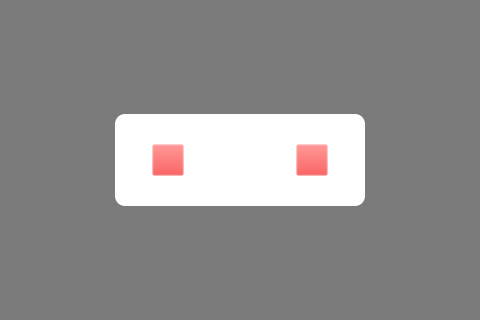
<?xml version="1.0" encoding="UTF-8"?>
<ui version="4.0">
 <class>PoweroffDialog</class>
 <widget class="QWidget" name="PoweroffDialog">
  <property name="geometry">
   <rect>
    <x>0</x>
    <y>0</y>
    <width>480</width>
    <height>320</height>
   </rect>
  </property>
  <property name="windowTitle">
   <string>Form</string>
  </property>
  <property name="styleSheet">
   <string notr="true">QPushButton#button_accept {
	border-image: url(:/res/icons/ic_poweroff.png);
	max-width: 30px;
	min-width: 30px;	
	max-height: 30px;
	min-height: 30px;
}

QPushButton#button_reject {
	border-image: url(:/res/icons/ic_cancel.png);
	max-width: 30px;
	min-width: 30px;	
	max-height: 30px;
	min-height: 30px;
}

QFrame#frame {
	background-color: rgb(255, 255, 255);
	border-radius: 10px;
	max-width: 250px;
	min-width: 250px;	
	max-height: 92px;
	min-height: 92px;
}

QWidget#widget {
	background-color: rgba(43, 43,  43, 150);
}

</string>
  </property>
  <layout class="QVBoxLayout" name="verticalLayout_2">
   <property name="spacing">
    <number>0</number>
   </property>
   <property name="leftMargin">
    <number>0</number>
   </property>
   <property name="topMargin">
    <number>0</number>
   </property>
   <property name="rightMargin">
    <number>0</number>
   </property>
   <property name="bottomMargin">
    <number>0</number>
   </property>
   <item>
    <widget class="QWidget" name="widget" native="true">
     <layout class="QGridLayout" name="gridLayout" rowstretch="114,92,0,0,114" columnstretch="115,0,250,115">
      <property name="leftMargin">
       <number>0</number>
      </property>
      <property name="topMargin">
       <number>0</number>
      </property>
      <property name="rightMargin">
       <number>0</number>
      </property>
      <property name="bottomMargin">
       <number>0</number>
      </property>
      <property name="spacing">
       <number>0</number>
      </property>
      <item row="0" column="2">
       <spacer name="verticalSpacer">
        <property name="orientation">
         <enum>Qt::Vertical</enum>
        </property>
        <property name="sizeHint" stdset="0">
         <size>
          <width>20</width>
          <height>139</height>
         </size>
        </property>
       </spacer>
      </item>
      <item row="4" column="2">
       <spacer name="verticalSpacer_4">
        <property name="orientation">
         <enum>Qt::Vertical</enum>
        </property>
        <property name="sizeHint" stdset="0">
         <size>
          <width>20</width>
          <height>138</height>
         </size>
        </property>
       </spacer>
      </item>
      <item row="1" column="2">
       <widget class="QFrame" name="frame">
        <property name="minimumSize">
         <size>
          <width>0</width>
          <height>0</height>
         </size>
        </property>
        <property name="maximumSize">
         <size>
          <width>16777215</width>
          <height>16777215</height>
         </size>
        </property>
        <property name="frameShape">
         <enum>QFrame::StyledPanel</enum>
        </property>
        <property name="frameShadow">
         <enum>QFrame::Raised</enum>
        </property>
        <layout class="QVBoxLayout" name="verticalLayout">
         <item>
          <widget class="QFrame" name="frame_2">
           <property name="styleSheet">
            <string notr="true">border-color: rgba(0,0,0,0);
background-color: rgba(239, 41, 41,0);</string>
           </property>
           <property name="frameShape">
            <enum>QFrame::StyledPanel</enum>
           </property>
           <property name="frameShadow">
            <enum>QFrame::Raised</enum>
           </property>
           <layout class="QHBoxLayout" name="horizontalLayout_3" stretch="29,30,118,30,29">
            <property name="spacing">
             <number>0</number>
            </property>
            <property name="leftMargin">
             <number>0</number>
            </property>
            <property name="topMargin">
             <number>0</number>
            </property>
            <property name="rightMargin">
             <number>0</number>
            </property>
            <property name="bottomMargin">
             <number>0</number>
            </property>
            <item>
             <spacer name="horizontalSpacer">
              <property name="orientation">
               <enum>Qt::Horizontal</enum>
              </property>
              <property name="sizeHint" stdset="0">
               <size>
                <width>40</width>
                <height>20</height>
               </size>
              </property>
             </spacer>
            </item>
            <item>
             <widget class="QPushButton" name="button_accept">
              <property name="minimumSize">
               <size>
                <width>30</width>
                <height>30</height>
               </size>
              </property>
              <property name="maximumSize">
               <size>
                <width>30</width>
                <height>30</height>
               </size>
              </property>
              <property name="text">
               <string/>
              </property>
             </widget>
            </item>
            <item>
             <spacer name="horizontalSpacer_2">
              <property name="orientation">
               <enum>Qt::Horizontal</enum>
              </property>
              <property name="sizeHint" stdset="0">
               <size>
                <width>167</width>
                <height>20</height>
               </size>
              </property>
             </spacer>
            </item>
            <item>
             <widget class="QPushButton" name="button_reject">
              <property name="minimumSize">
               <size>
                <width>30</width>
                <height>30</height>
               </size>
              </property>
              <property name="maximumSize">
               <size>
                <width>30</width>
                <height>30</height>
               </size>
              </property>
              <property name="text">
               <string/>
              </property>
             </widget>
            </item>
            <item>
             <spacer name="horizontalSpacer_3">
              <property name="orientation">
               <enum>Qt::Horizontal</enum>
              </property>
              <property name="sizeHint" stdset="0">
               <size>
                <width>40</width>
                <height>20</height>
               </size>
              </property>
             </spacer>
            </item>
           </layout>
          </widget>
         </item>
        </layout>
       </widget>
      </item>
      <item row="1" column="3">
       <spacer name="horizontalSpacer_9">
        <property name="orientation">
         <enum>Qt::Horizontal</enum>
        </property>
        <property name="sizeHint" stdset="0">
         <size>
          <width>40</width>
          <height>20</height>
         </size>
        </property>
       </spacer>
      </item>
      <item row="1" column="0">
       <spacer name="horizontalSpacer_7">
        <property name="orientation">
         <enum>Qt::Horizontal</enum>
        </property>
        <property name="sizeHint" stdset="0">
         <size>
          <width>40</width>
          <height>20</height>
         </size>
        </property>
       </spacer>
      </item>
     </layout>
    </widget>
   </item>
  </layout>
 </widget>
 <resources/>
 <connections/>
</ui>
